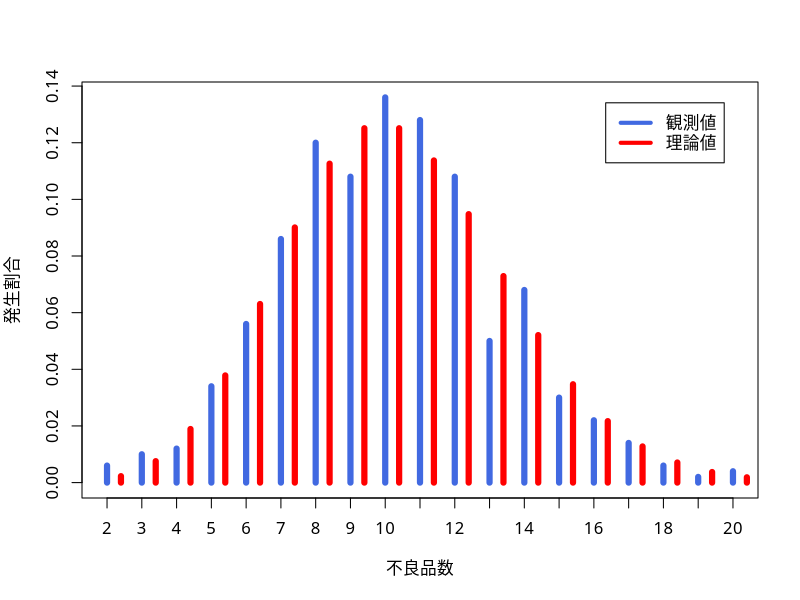

This chart was generated by the following R code:
### 少数の法則
##  大きさ1の2項分布を使う
set.seed(456) # 乱数のシード値の指定
n <- 5000     # 1日の総生産量
p <- 0.002    # 不良品の発生確率
mc <- 5*50*2  # 実験回数(週5日x50週間x2年操業に対応)
x <- replicate(mc, sum(rbinom(n,1,p))) # 不良品数
(myData <- table(x)) # 不良品数の度数分布表を作成
## それぞれの不良品数が生じた日数の割合のグラフを作成
par(family = "HiraginoSans-W4") # 日本語フォントの指定
plot(myData/mc, type="h", col="royalblue", lwd=6, 
     xlab="不良品数", ylab="発生割合")
lines(min(x):max(x)+0.4, dpois(min(x):max(x),n*p),
      type="h", col="red", lwd=6) # 理論上の割合
legend("topright", inset=1/20, # 右上に配置
       legend=c("観測値", "理論値"), 
       col=c("royalblue", "red"), lwd=4) # 凡例
